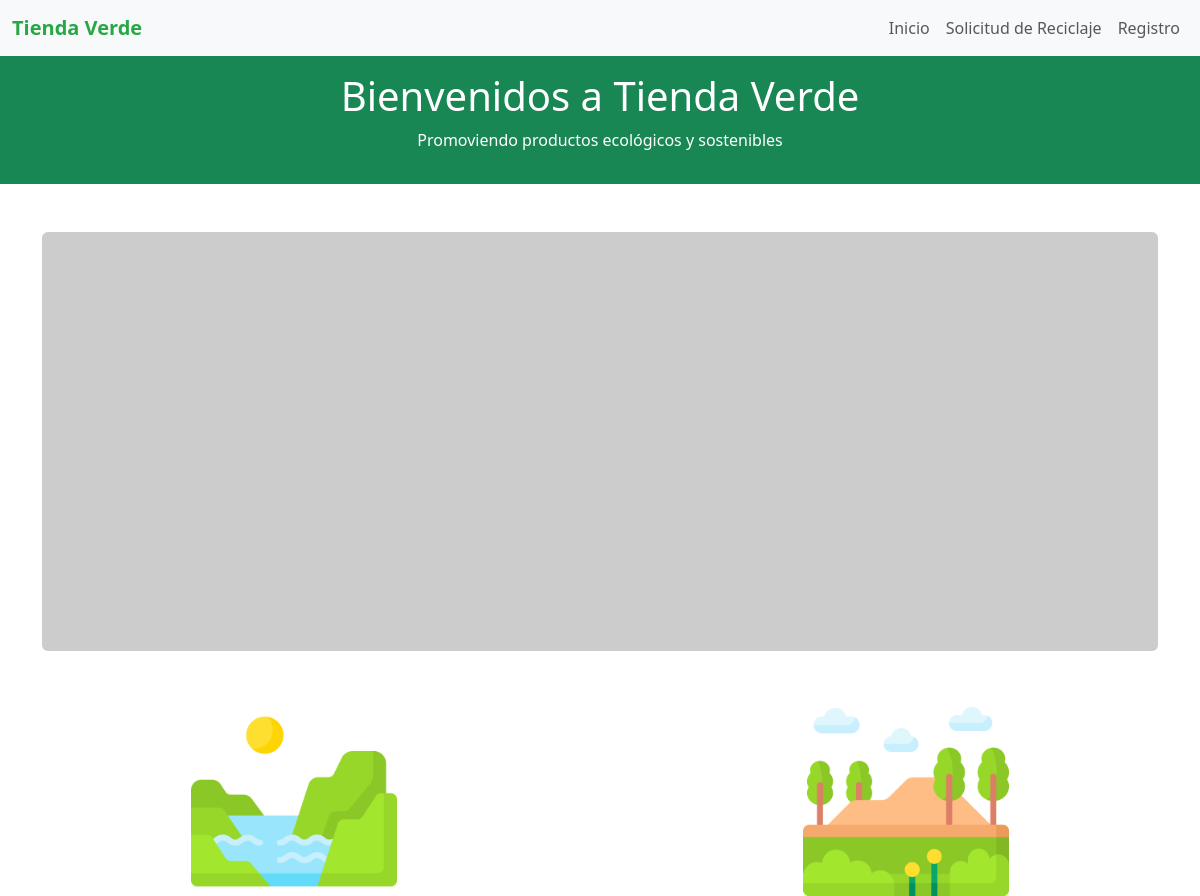
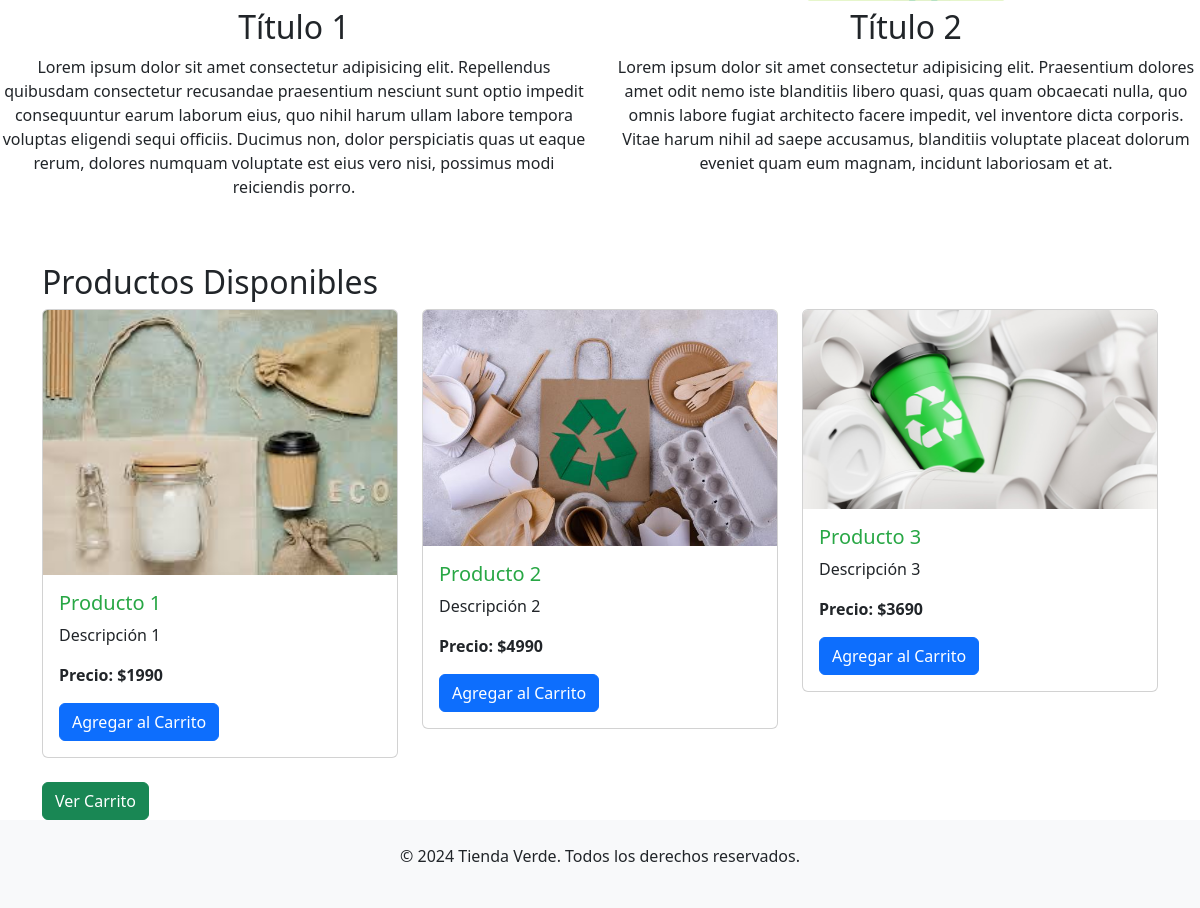
The page / on the database its author committed (2 pictures, top to bottom).
### core/models.py (models this page shows, shortened)
class Producto(models.Model):
    nombre = models.CharField(max_length=60)
    descripcion = models.CharField(max_length=60)
    precio=models.IntegerField()
    imagen = models.ImageField(upload_to='static/core/img/', blank=True, null=True)

### core/views.py (the view)
# urls.py: 2. Add a URL to urlpatterns:  path('', views.home, name='home')
def home(request):
    productos = Producto.objects.all()
    return render(request,'core/index.html',{'productos': productos})

### core/templates/core/index.html (shortened to what this page needs)
{% extends "core/base.html" %}
{% block main %}
<section class="container my-5 rounded-2">
    <div class="row">
        <div class="carousel slide" data-bs-ride="carousel">
            <div class="carousel-inner rounded-2">
              <div class="carousel-item active">
                <img src="https://dummyimage.com/800x300/AAA/FFF" class="d-block w-100" alt="...">
              </div>
            </div>
          </div>
    </div>
</section>
<div class="row">
    <div class="col-md-6 text-center">
        <img src="static/core/img/oceano.png" class="img-form">
        <h2>Título 1</h2>
        <p>Lorem ipsum dolor sit amet consectetur adipisicing elit. Repellendus quibusdam consectetur recusandae praesentium nesciunt sunt optio impedit consequuntur earum laborum eius, quo nihil harum ullam labore tempora voluptas eligendi sequi officiis. Ducimus non, dolor perspiciatis quas ut eaque rerum, dolores numquam voluptate est eius vero nisi, possimus modi reiciendis porro.</p>
    </div>
    <div class="col-md-6 text-center">
        <img src="static/core/img/ruta.png" class="img-form">
        <h2>Título 2</h2>
        <p>Lorem ipsum dolor sit amet consectetur adipisicing elit. Praesentium dolores amet odit nemo iste blanditiis libero quasi, quas quam obcaecati nulla, quo omnis labore fugiat architecto facere impedit, vel inventore dicta corporis. Vitae harum nihil ad saepe accusamus, blanditiis voluptate placeat dolorum eveniet quam eum magnam, incidunt laboriosam et at.</p>
    </div>
</div>
<div class="container mt-5">
  <h2>Productos Disponibles</h2>
  <div class="row">
    {% for producto in productos %}
      <div class="col-md-4">
        <div class="card mb-4">
          <img src="{{ producto.imagen.url }}" class="card-img-top" alt="{{ producto.nombre }}">
          <div class="card-body">
            <h5 class="card-title">{{ producto.nombre }}</h5>
            <p class="card-text">{{ producto.descripcion }}</p>
            <p><strong>Precio: ${{ producto.precio }}</strong></p>
            <button class="btn btn-primary agregar-carrito" data-id="{{ producto.id }}">Agregar al Carrito</button>
          </div>
        </div>
      </div>
    {% endfor %}
  </div>
  <a href="{% url 'ver_carrito' %}" class="btn btn-success">Ver Carrito</a>
</div>
{% endblock main %}

### core/templates/core/base.html (shortened to what this page needs)
{% load static %}
<!DOCTYPE html>
<html lang="en">
<head>
    <link href="https://cdn.jsdelivr.net/npm/bootstrap@5.3.0/dist/css/bootstrap.min.css" rel="stylesheet">
    <link rel="stylesheet" href="/static/css/styles.css">
</head>
<body>
    <nav class="navbar navbar-expand-lg navbar-light bg-light">
        <div class="container-fluid">
            <a class="navbar-brand" href="/">Tienda Verde</a>
            <div class="collapse navbar-collapse" id="opciones">
                <ul class="navbar-nav ms-auto">
                    <li class="nav-item">
                        <a class="nav-link" href="/">Inicio</a>
                    </li>
                    <li class="nav-item">
                        <a class="nav-link" href="/form">Solicitud de Reciclaje</a>
                    </li>
                    <li class="nav-item">
                        <a class="nav-link" href="/registro">Registro</a>
                    </li>
                </ul>
            </div>
        </div>
    </nav>
    <section class="hero bg-success text-white text-center py-3">
        <div class="container">
            <h1>Bienvenidos a Tienda Verde</h1>
            <p>Promoviendo productos ecológicos y sostenibles</p>
        </div>
    </section>
    {% block main %}
    {% endblock %}
    <div><footer class="bg-light text-center py-4">
        <p>&copy; 2024 Tienda Verde. Todos los derechos reservados.</p>
    </footer></div>
</body>
</html>

### core/static/core/css/styles.css (style rules this page uses)
.hero { background-color: #28a745; color: white; }
.navbar-brand { font-weight: bold; color: #28a745; }
.card-title { color: #28a745; }
.img-form { width: 35%; }
.carousel { height: 85%; }
footer { background-color: #f8f9fa; }

### rows shown on the page
Producto: imagen (picture), nombre "Producto 1", descripcion "Descripción 1", precio "1990"
Producto: imagen (picture), nombre "Producto 2", descripcion "Descripción 2", precio "4990"
Producto: imagen (picture), nombre "Producto 3", descripcion "Descripción 3", precio "3690"
